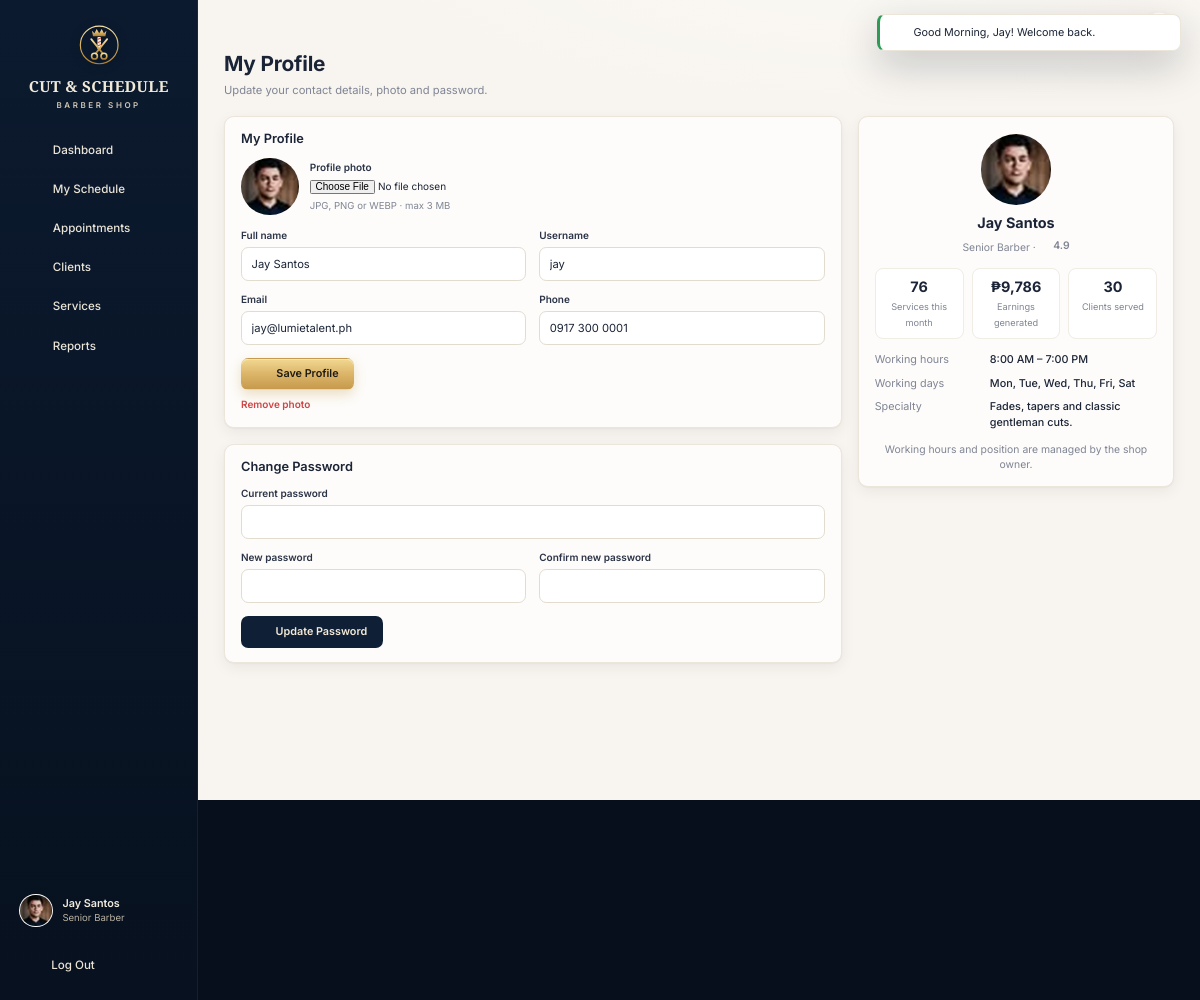
The app's page /staff/profile.php (signed in) with its own data.
### tables this page shows
CREATE TABLE users (
  id               INT AUTO_INCREMENT PRIMARY KEY,
  name             VARCHAR(100) NOT NULL,
  username         VARCHAR(100) UNIQUE NOT NULL,
  email            VARCHAR(150) UNIQUE NOT NULL,
  phone            VARCHAR(30)  NULL,
  password         VARCHAR(255) NOT NULL,
  role             ENUM('owner','staff','client') NOT NULL,
  status           ENUM('active','inactive') DEFAULT 'active',
  avatar           VARCHAR(255) NULL,
  remember_token   VARCHAR(64)  NULL,
  remember_expires DATETIME     NULL,
  created_at       DATETIME DEFAULT CURRENT_TIMESTAMP,
  updated_at       DATETIME DEFAULT CURRENT_TIMESTAMP ON UPDATE CURRENT_TIMESTAMP
);

CREATE TABLE staff_profiles (
  user_id     INT PRIMARY KEY,
  position    VARCHAR(60) NOT NULL DEFAULT 'Barber',
  salary      DECIMAL(10,2) NOT NULL DEFAULT 0,
  rating      DECIMAL(2,1) NOT NULL DEFAULT 5.0,
  work_start  TIME NOT NULL DEFAULT '08:00:00',
  work_end    TIME NOT NULL DEFAULT '19:00:00',
  work_days   VARCHAR(20) NOT NULL DEFAULT '1,2,3,4,5,6',
  bio         VARCHAR(255) NULL,
  CONSTRAINT fk_staff_user FOREIGN KEY (user_id) REFERENCES users(id) ON DELETE CASCADE
);

### staff/profile.php (the view, shortened to what the rows shown need)
<?php
require __DIR__ . '/../includes/bootstrap.php';
$user = Auth::requireRole('staff');
$days = day_names();
$month = (new Report(date('Y-m-01'), date('Y-m-t'), null, $user->getId()))->summary();
require __DIR__ . '/../includes/header.php';
?>
<div class="page-head">
  <div>
    <h1>My Profile</h1>
  </div>
</div>
<div class="dash">
  <div class="stack">
    <?php require __DIR__ . '/../includes/profile_forms.php'; ?>
  </div>
  <div class="stack">
    <section class="card profile-card">
      <?= avatar($user->getName(), $user->getAvatar(), 88) ?>
      <h2><?= e($user->getName()) ?></h2>
      <p><?= e($user->getPosition()) ?> · <span class="rating-inline"><?= icon('star', '', 14) ?> <?= number_format($user->getRating(), 1) ?></span></p>
      <div class="mini-stats">
        <div><strong><?= (int) $month['services'] ?></strong><small>Services this month</small></div>
        <div><strong><?= peso($month['earnings']) ?></strong><small>Earnings generated</small></div>
        <div><strong><?= (int) $month['clients'] ?></strong><small>Clients served</small></div>
      </div>
      <dl class="kv">
        <dt>Working hours</dt><dd><?= e(fmt_time($user->getWorkStart())) ?> – <?= e(fmt_time($user->getWorkEnd())) ?></dd>
        <dt>Working days</dt><dd><?= e(implode(', ', array_map(fn($d) => $days[$d], $user->getWorkDays()))) ?></dd>
        <dt>Specialty</dt><dd><?= e($user->getBio() ?: '—') ?></dd>
      </dl>
      <p class="muted mt-16">Working hours and position are managed by the shop owner.</p>
    </section>
  </div>
</div>
<?php require __DIR__ . '/../includes/footer.php'; ?>

### includes/header.php (shortened to what the rows shown need)
<?php
$role = $user->getRole();
$profileUrl = ['owner' => 'owner/settings.php', 'staff' => 'staff/profile.php', 'client' => 'client/profile.php'][$role];
?>
<!doctype html>
<html lang="en">
<head>
  <link rel="stylesheet" href="<?= asset('assets/css/app.css') ?>">
</head>
<body class="app role-<?= e($role) ?>" data-base="<?= e(BASE_URL) ?>"<?= !empty($fitScreen) ? ' data-fit' : '' ?>>
<div class="app-shell">
  <aside class="sidebar" id="sidebar">
    <div class="sidebar-foot">
      <a class="sidebar-user" href="<?= url($profileUrl) ?>">
        <?= avatar($user->getName(), $user->getAvatar(), 42) ?>
        <span>
          <strong><?= e($user->getName()) ?></strong>
          <small><?= e($user->roleLabel()) ?></small>
        </span>
      </a>
    </div>
  </aside>
  <div class="main">
    <main class="content">

### includes/functions.php (shortened to what the rows shown need)
<?php
function e($value): string
{
    return htmlspecialchars((string) ($value ?? ''), ENT_QUOTES, 'UTF-8');
}
function url(string $path = ''): string
{
    return BASE_URL . '/' . ltrim($path, '/');
}
function asset(string $path): string
{
    $file = APP_ROOT . '/' . ltrim($path, '/');
    $v = is_file($file) ? filemtime($file) : 1;
    return url($path) . '?v=' . $v;
}
function fmt_time(?string $time, bool $pad = false): string
{
    return date($pad ? 'h:i A' : 'g:i A', strtotime('2000-01-01 ' . $time));
}
function media_url(?string $path): ?string
{
    return is_file(APP_ROOT . '/' . $path) ? url($path) : null;
}
function avatar(?string $name, ?string $path = null, int $size = 40, string $class = ''): string
{
    $src = media_url($path);
    $style = "width:{$size}px;height:{$size}px;";
    if ($src) {
        return '<img class="avatar ' . e($class) . '" src="' . e($src) . '" alt="' . e($name) . '" style="' . $style . '">';
    }
    $fs = max(10, (int) round($size * 0.38));
    return '<span class="avatar avatar-initials ' . e($class) . '" style="' . $style . 'font-size:' . $fs . 'px">' . e(initials($name ?? '?')) . '</span>';
}
function day_names(): array
{
    return [1 => 'Mon', 2 => 'Tue', 3 => 'Wed', 4 => 'Thu', 5 => 'Fri', 6 => 'Sat', 7 => 'Sun'];
}

### includes/profile_forms.php (shortened to what the rows shown need)
<section class="card">
  <div class="card-head"><h2>My Profile</h2></div>
  <form method="post" enctype="multipart/form-data">
    <div class="upload-row mb-16">
      <span id="meAvatarWrap"><?= str_replace('class="avatar', 'id="meAvatar" class="avatar', avatar($user->getName(), $user->getAvatar(), 72)) ?></span>
    </div>
    <div class="form-grid">
      <div class="field"><label for="me-name">Full name</label><input class="input" id="me-name" name="name" value="<?= e($user->getName()) ?>" required></div>
      <div class="field"><label for="me-username">Username</label><input class="input" id="me-username" name="username" value="<?= e($user->getUsername()) ?>" required></div>
      <div class="field"><label for="me-email">Email</label><input class="input" type="email" id="me-email" name="email" value="<?= e($user->getEmail()) ?>" required></div>
      <div class="field"><label for="me-phone">Phone</label><input class="input" id="me-phone" name="phone" value="<?= e($user->getPhone()) ?>"></div>
    </div>
  </form>
</section>
<section class="card">
  <div class="card-head"><h2>Change Password</h2></div>
</section>

### records on screen
users: avatar (picture), name "Jay Santos", username "jay", email "jay@lumietalent.ph", phone "0917 300 0001"
staff_profiles: position "Senior Barber", rating "4.9", work_start "8:00 AM", work_end "7:00 PM", bio "Fades, tapers and classic gentleman cuts."

### other values on screen
$label "Dashboard"
$label "My Schedule"
$label "Appointments"
$label "Clients"
$label "Services"
$label "Reports"
$f['message'] "Good Morning, Jay! Welcome back."
$month['services'] "76"
peso($month['earnings']) "₱9,786"
$month['clients'] "30"
implode(', ', array_map(fn($d) => $days[$d], $user->getWorkDays())) "Mon, Tue, Wed, Thu, Fri, Sat"
